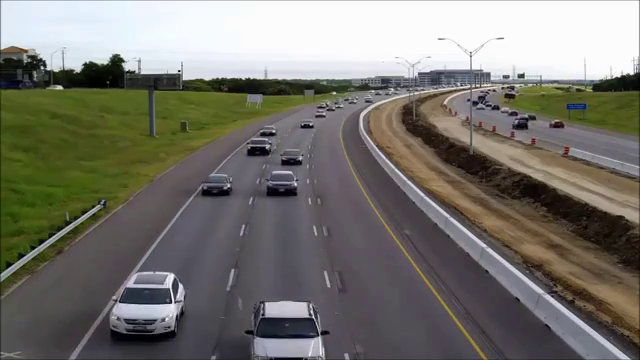
#> input picture frame 44 of data/highway_short.MP4, 640 x 360 px
$ python object_detection.py
#> lines starting #> are read from the running program, lines starting #| are printed output that depends on the picture; after the words box and inside, x2 and y2 are one past the last pixel; in counts of white or black regions, pixels touching at a corner belong together
### tracker.py
import math


class EuclideanDistTracker:
    def __init__(self):
        # Store the center positions of the objects
        self.center_points = {}
        # Keep the count of the IDs
        # each time a new object id detected, the count will increase by one
        self.id_count = 0

    def update(self, objects_rect):
        # Objects boxes and ids
        objects_bbs_ids = []

        # Get center point of new object
        for rect in objects_rect:
            x, y, w, h = rect
            cx = (x + x + w) // 2
            cy = (y + y + h) // 2

            # Find out if that object was detected already
            same_object_detected = False
            for id, pt in self.center_points.items():
                dist = math.hypot(cx - pt[0], cy - pt[1])

                if dist < 25:
                    self.center_points[id] = (cx, cy)
                    print(self.center_points)
                    objects_bbs_ids.append([x, y, w, h, id])
                    same_object_detected = True
                    break

            # New object is detected we assign the ID to that object
            if same_object_detected is False:
                self.center_points[self.id_count] = (cx, cy)
                objects_bbs_ids.append([x, y, w, h, self.id_count])
                self.id_count += 1

        # Clean the dictionary by center points to remove IDS not used anymore
        new_center_points = {}
        for obj_bb_id in objects_bbs_ids:
            _, _, _, _, object_id = obj_bb_id
            center = self.center_points[object_id]
            new_center_points[object_id] = center

        # Update dictionary with IDs not used removed
        self.center_points = new_center_points.copy()
        return objects_bbs_ids

### object_detection.py
# Idea:
# 1. Estimate the background with median filtering
# 2. Remove the background from the image
# 3. Apply blurring and thresholding techniques
# 4. Detect the contours
import numpy as np
import cv2
from tracker import *
import matplotlib.pyplot as plt

np.random.seed(42)


#video_writer = cv2.VideoWriter('obj_detect.mp4', cv2.VideoWriter_fourcc(*'MP4V'), 30, (640, 480))
video_stream = cv2.VideoCapture(r'C:\Users\GHANEM\Desktop\OpenCV\data\highway_short.mp4')

# Method1.
#object_detector = cv2.createBackgroundSubtractorMOG2(history=100, varThreshold=40)
# Method2. we get some random frames for the background

#Randomly select 30 frames
frameIds = video_stream.get(cv2.CAP_PROP_FRAME_COUNT) * np.random.uniform(size=30)

# Store selected frames in an array
frames = []
for fid in frameIds:
    video_stream.set(cv2.CAP_PROP_POS_FRAMES, fid)
    ret, frame = video_stream.read()
    roi = frame[125:360, 75:500]
    frames.append(roi)
#> this loop made 30 passes
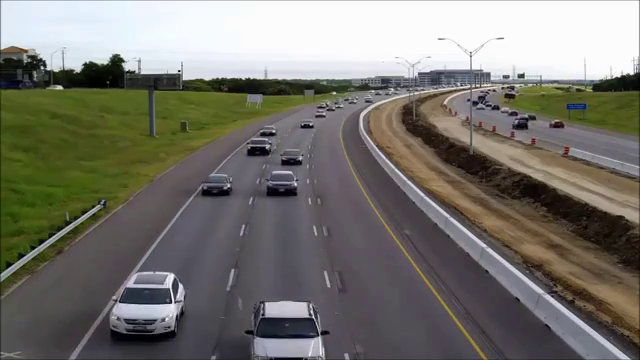
#> input picture frame 44 of data/highway_short.MP4, 640 x 360 px
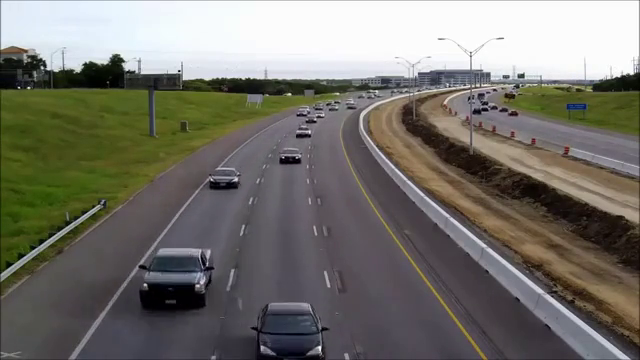
#> input picture frame 114 of data/highway_short.MP4, 640 x 360 px
#> after the loop, frames = 30 items

video_stream.release()
video_stream = cv2.VideoCapture(r'C:\Users\GHANEM\Desktop\OpenCV\data\highway_short.mp4')
# Calculate the median along the time axis
median_frame = np.median(frames, axis=0).astype(dtype=np.uint8)
gray_median_frame = cv2.cvtColor(median_frame, cv2.COLOR_BGR2GRAY)
#plt.imshow(cv2.cvtColor(median_frame, cv2.COLOR_BGR2RGB))
#plt.show()

# Create tracker object
tracker = EuclideanDistTracker()

# CAP_PROP_FRAME COUNT gets the nr of frames in the video file
total_frames = video_stream.get(cv2.CAP_PROP_FRAME_COUNT)  # * np.random.uniform(size=40)
car_count = 0
while True:
    ret, frame = video_stream.read()
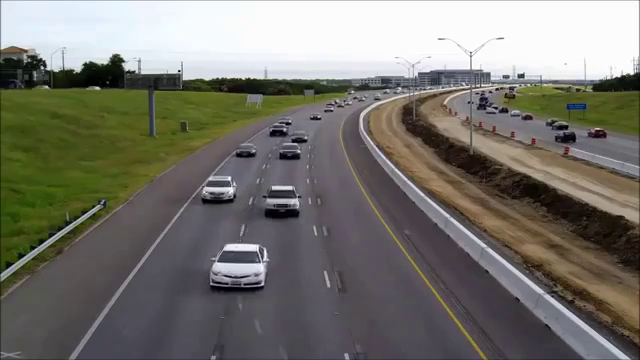
#> input picture frame 12 of data/highway_short.MP4, 640 x 360 px
#> frame is the input picture: shape (360, 640, 3); mean B, G, R 110, 117.5, 119.4
    #height, width, _ = frame.shape
    # print(height, width) #w 75- 500, h 150-360 to find the roi with eyes
    roi = frame[125:360, 75:500]
    # [6 lines of commented-out code are left out]
    gray_frame = cv2.cvtColor(roi, cv2.COLOR_BGR2GRAY)
    abs_diff_frame = cv2.absdiff(gray_frame, gray_median_frame)
    blurred = cv2.GaussianBlur(abs_diff_frame, (11, 11), 0)
    _, threshholded_frame = cv2.threshold(blurred, 0, 255, cv2.RETR_EXTERNAL + cv2.THRESH_OTSU)
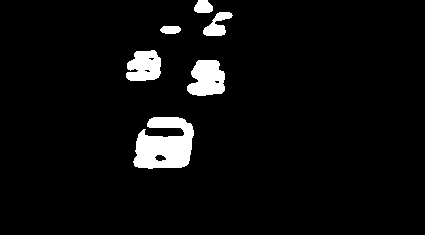
#> threshholded_frame: shape (235, 425); 4.9% white; 6 white regions
    contours, _ = cv2.findContours(threshholded_frame.copy(), cv2.RETR_EXTERNAL, cv2 .CHAIN_APPROX_SIMPLE)
#> contours = 6 contours; box (x1, y1, x2, y2) and area: (133, 117, 194, 169) 2175, (187, 60, 225, 96) 998, (126, 50, 161, 81) 806, (203, 12, 233, 36) 322, (194, 0, 213, 13) 176, (160, 26, 181, 34) 120
    cv2.line(frame, (140, 200), (400, 200), (255, 0, 0), 2)
    cv2.line(frame, (140, 202), (400, 210), (0, 255, 0), 2)
    cv2.line(frame, (140, 197), (400, 190), (0, 255, 0), 2)
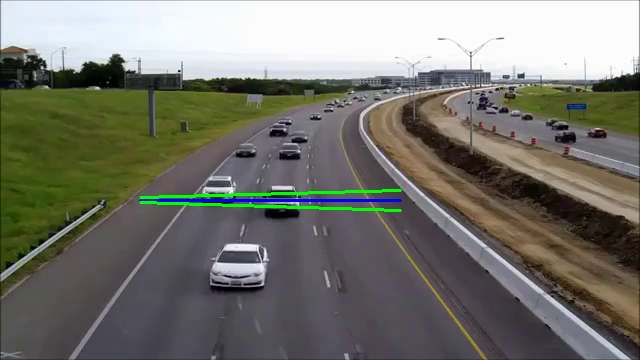
#> frame: shape (360, 640, 3); mean B, G, R 109.9, 118.4, 118.5
    detections = []
    for cont in contours:
        area = cv2.contourArea(cont)
        x, y, w, h = cv2.boundingRect(cont)
        if area > 200:  # Disregard items with too small bbox
            cv2.rectangle(roi, (x, y), (x + w, y+ h), (0, 255, 0), 2)
            xMid = int((x + (x + w)) / 2)
            yMid = int((y + (y + h)) / 2)

            detections.append([x, y, w, h])
        cv2.circle(roi, (xMid, yMid), 5, (0, 0, 255), 1)
        if 197 < yMid < 202:
            car_count += 1
#> this loop made 6 passes
#> (area, x, y, w, h, xMid, yMid) on passes 1, 2, 3, 5: (2175, 133, 117, 61, 52, 163, 143), (998.5, 187, 60, 38, 36, 206, 78), (805.5, 126, 50, 35, 31, 143, 65), (321.5, 203, 12, 30, 24, 218, 24)
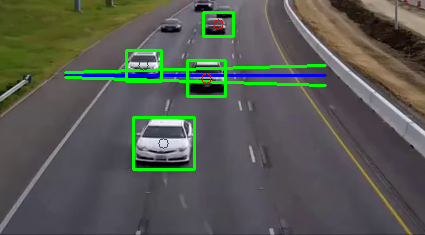
#> roi: shape (235, 425, 3); mean B, G, R 81.9, 90, 86.6
#> after the loop, car_count = 0; detections = [[133, 117, 61, 52], [187, 60, 38, 36], [126, 50, 35, 31], [203, 12, 30, 24]]
    # Obj Tracking
    boxes_ids = tracker.update(detections)
#> the loop in update, `for rect in objects_rect:` made 4 passes
#> (x, y, w, h, cx, cy) on passes 1 to 4: (133, 117, 61, 52, 163, 143), (187, 60, 38, 36, 206, 78), (126, 50, 35, 31, 143, 65), (203, 12, 30, 24, 218, 24)
#> after the loop in update, `for rect in objects_rect:`: objects_bbs_ids = [[133, 117, 61, 52, 0], [187, 60, 38, 36, 1], [126, 50, 35, 31, 2], [203, 12, 30, 24, 3]]; self.center_points = {0: (163, 143), 1: (206, 78), 2: (143, 65), 3: (218, 24)}; self.id_count = 4
#> the loop in update, `for obj_bb_id in objects_bbs_ids:` made 4 passes
#> (obj_bb_id, center) on passes 1 to 4: ([133, 117, 61, 52, 0], (163, 143)), ([187, 60, 38, 36, 1], (206, 78)), ([126, 50, 35, 31, 2], (143, 65)), ([203, 12, 30, 24, 3], (218, 24))
#> after the loop in update, `for obj_bb_id in objects_bbs_ids:`: new_center_points has the same summary as self.center_points
#> boxes_ids has the same summary as objects_bbs_ids in update
    for box_id in boxes_ids:
        x, y, w, h, id = box_id
        cv2.putText(roi, str(id), (x - 20, y - 5), cv2.FONT_HERSHEY_SIMPLEX, 1, (255, 0, 0), 2)
#> this loop made 4 passes
#> (box_id, x, y, w, h) on passes 1 to 4: ([133, 117, 61, 52, 0], 133, 117, 61, 52), ([187, 60, 38, 36, 1], 187, 60, 38, 36), ([126, 50, 35, 31, 2], 126, 50, 35, 31), ([203, 12, 30, 24, 3], 203, 12, 30, 24)
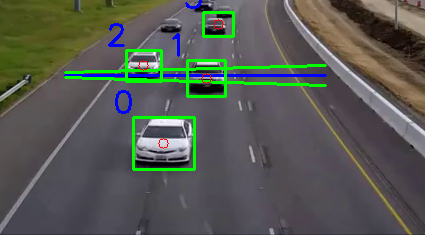
#> roi: shape (235, 425, 3); 0.48% of pixels changed, all inside (x1, y1, x2, y2) = (108, 0, 202, 114)

    cv2.putText(frame, 'car count: {}'.format(car_count), (20, 25), cv2.FONT_HERSHEY_SIMPLEX, 1, (255, 255, 0), 2)
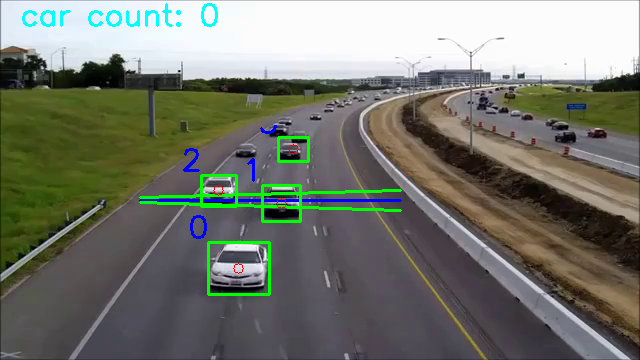
#> frame: shape (360, 640, 3); 1.48% of pixels changed, all inside (x1, y1, x2, y2) = (22, 3, 310, 296)
    cv2.imshow('Frame', frame)
    #cv2.imshow('Frame', roi)
    key = cv2.waitKey(5) & 0xFF
#> (key q is pressed here)
    if key == ord('q'):
        break
#    video_writer.write((cv2.resize(frame, (640, 360))))

#video_stream.release()
#video_writer.release()

$ run again, starting later in the video
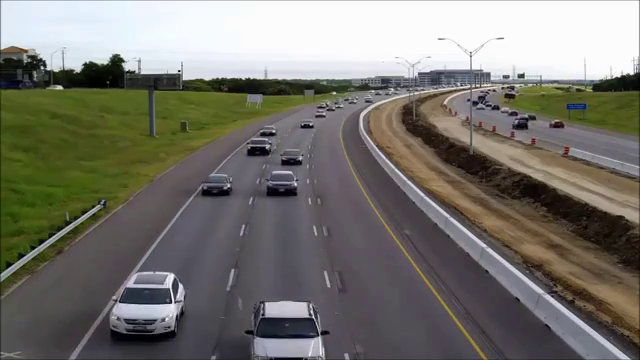
#> input picture frame 44 of data/highway_short.MP4, 640 x 360 px
#> the loop `for fid in frameIds:` made 30 passes
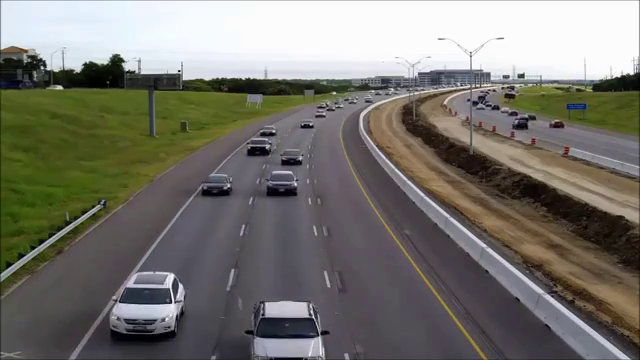
#> input picture frame 44 of data/highway_short.MP4, 640 x 360 px
#> after the loop `for fid in frameIds:`: frames = 30 items
#> threshholded_frame: shape (235, 425); 2.8% white; 8 white regions
#> contours = 8 contours, 1 with area under 20; largest, box (x1, y1, x2, y2) and area: (184, 59, 224, 93) 860, (108, 76, 148, 94) 465, (163, 20, 191, 41) 445, (0, 228, 58, 235) 298, (202, 41, 227, 52) 210, (178, 9, 196, 18) 102, (222, 0, 237, 8) 88
#> the loop `for cont in contours:` made 8 passes
#> (area, x, y, w, h, xMid, yMid) on passes 1, 2, 4, 5, 6: (298, 0, 228, 58, 7, 29, 231), (465, 108, 76, 40, 18, 128, 85), (860.5, 184, 59, 40, 34, 204, 76), (210.5, 202, 41, 25, 11, 214, 46), (445, 163, 20, 28, 21, 177, 30)
#> after the loop `for cont in contours:`:
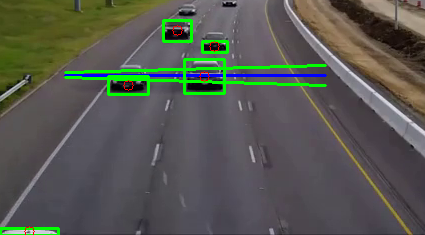
#> roi: shape (235, 425, 3); mean B, G, R 80.9, 88.6, 86
#> after the loop `for cont in contours:`: car_count = 0; detections = [[0, 228, 58, 7], [108, 76, 40, 18], [184, 59, 40, 34], [202, 41, 25, 11], [163, 20, 28, 21]]
#> the loop in update, `for rect in objects_rect:` made 5 passes
#> (x, y, w, h, cx, cy) on passes 1 to 5: (0, 228, 58, 7, 29, 231), (108, 76, 40, 18, 128, 85), (184, 59, 40, 34, 204, 76), (202, 41, 25, 11, 214, 46), (163, 20, 28, 21, 177, 30)
#> after the loop in update, `for rect in objects_rect:`: objects_bbs_ids = [[0, 228, 58, 7, 0], [108, 76, 40, 18, 1], [184, 59, 40, 34, 2], [202, 41, 25, 11, 3], [163, 20, 28, 21, 4]]; self.center_points = {0: (29, 231), 1: (128, 85), 2: (204, 76), 3: (214, 46), 4: (177, 30)}; self.id_count = 5
#> the loop in update, `for obj_bb_id in objects_bbs_ids:` made 5 passes
#> (obj_bb_id, center) on passes 1 to 5: ([0, 228, 58, 7, 0], (29, 231)), ([108, 76, 40, 18, 1], (128, 85)), ([184, 59, 40, 34, 2], (204, 76)), ([202, 41, 25, 11, 3], (214, 46)), ([163, 20, 28, 21, 4], (177, 30))
#> after the loop in update, `for obj_bb_id in objects_bbs_ids:`: new_center_points has the same summary as self.center_points
#> boxes_ids has the same summary as objects_bbs_ids in update
#> the loop `for box_id in boxes_ids:` made 5 passes
#> (box_id, x, y, w, h) on passes 1 to 5: ([0, 228, 58, 7, 0], 0, 228, 58, 7), ([108, 76, 40, 18, 1], 108, 76, 40, 18), ([184, 59, 40, 34, 2], 184, 59, 40, 34), ([202, 41, 25, 11, 3], 202, 41, 25, 11), ([163, 20, 28, 21, 4], 163, 20, 28, 21)
#> `cv2.putText(frame, 'car count: {}'.format(car_count), (20, 25), cv2.FO..`:
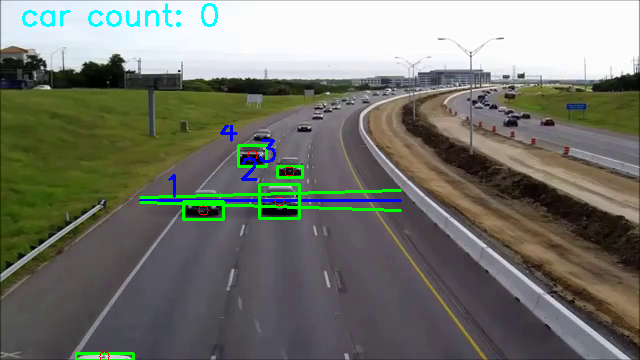
#> frame: shape (360, 640, 3); mean B, G, R 109.2, 118.8, 116.4
